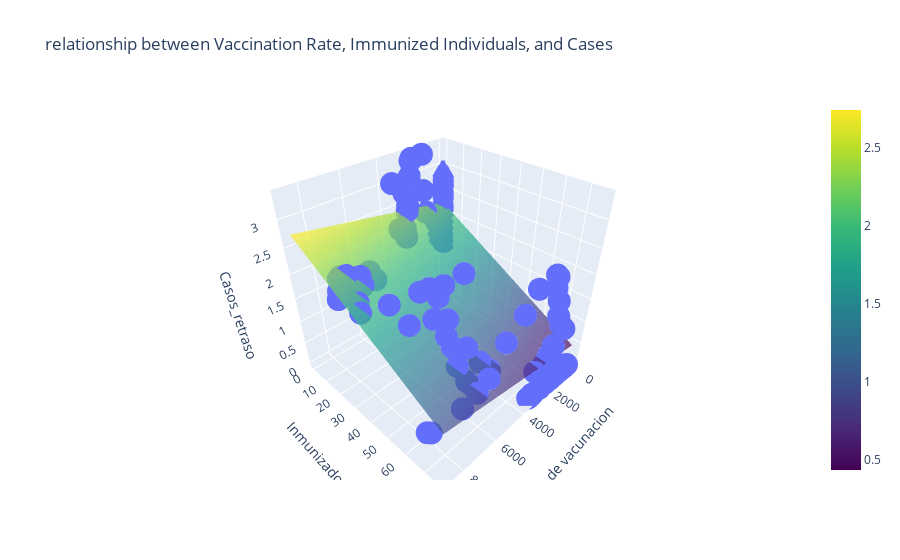

Notebook source saved alongside this figure:
### Code cell
import plotly.express as px
import numpy as np
import statsmodels.formula.api as smf

x1 = df_retrasos["Tasa de vacunacion"]
x2 = df_retrasos["Inmunizados"]
y = df_retrasos["Casos_retraso"]

# Adjust the model
mod = smf.ols('y ~ x1 + x2 ', data=df_retrasos).fit()

# Generate a grid of points in the x1-x2 space
x1_range = np.linspace(min(x1), max(x1), num=20)
x2_range = np.linspace(min(x2), max(x2), num=20)
x1_mesh, x2_mesh = np.meshgrid(x1_range, x2_range)

# Calculate the model predictions on the grid
data_pred = {'x1': x1_mesh.ravel(), 'x2': x2_mesh.ravel()}
y_pred = mod.predict(exog=data_pred).values
y_pred = y_pred.reshape(x1_mesh.shape)

# Create the interactive chart
fig = px.scatter_3d(df_retrasos, x='Tasa de vacunacion', y='Inmunizados', z='Casos_retraso',
                    title='relationship between Vaccination Rate, Immunized Individuals, and Cases')

# Add the fitted plane to the chart
fig.add_surface(x=x1_range, y=x2_range, z=y_pred, colorscale='Viridis', opacity=0.7)

fig.show()

### Figure 1 — Plotly figure (JSON) as saved in the notebook; plotly's stock layout.template omitted (floating-point values rounded to 4 significant figures; data arrays with more than 128 entries replaced by an {"elided": "..."} marker saying what was removed)
{"data": [{"hovertemplate": "Tasa de vacunacion=%{x}<br>Inmunizados=%{y}<br>Casos_retraso=%{z}<extra></extra>", "legendgroup": "", "marker": {"color": "#636efa", "symbol": "circle"}, "mode": "markers", "name": "", "scene": "scene", "showlegend": false, "type": "scatter3d", "x": {"elided": "141 float values"}, "y": {"elided": "141 float values"}, "z": {"elided": "141 float values"}}, {"colorscale": [[0, "#440154"], [0.1111, "#482878"], [0.2222, "#3e4989"], [0.3333, "#31688e"], [0.4444, "#26828e"], [0.5556, "#1f9e89"], [0.6667, "#35b779"], [0.7778, "#6ece58"], [0.8889, "#b5de2b"], [1, "#fde725"]], "opacity": 0.7, "type": "surface", "x": [0, 467.4, 934.7, 1402.0, 1869.0, 2337.0, 2804.0, 3271.0, 3739.0, 4206.0, 4674.0, 5141.0, 5608.0, 6076.0, 6543.0, 7010.0, 7478.0, 7945.0, 8412.0, 8880.0], "y": [0, 4.022, 8.043, 12.06, 16.09, 20.11, 24.13, 28.15, 32.17, 36.19, 40.22, 44.24, 48.26, 52.28, 56.3, 60.32, 64.35, 68.37, 72.39, 76.41], "z": {"elided": "20x20 float values"}}], "layout": {"legend": {"tracegroupgap": 0}, "scene": {"domain": {"x": [0, 1], "y": [0, 1]}, "xaxis": {"title": {"text": "Tasa de vacunacion"}}, "yaxis": {"title": {"text": "Inmunizados"}}, "zaxis": {"title": {"text": "Casos_retraso"}}}, "title": {"text": "relationship between Vaccination Rate, Immunized Individuals, and Cases"}}}
